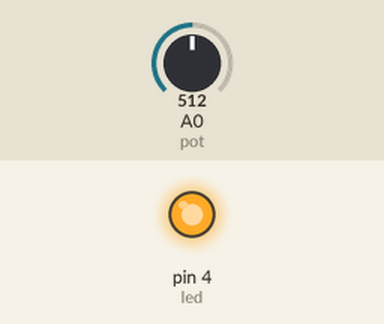
The sketch below on a simulated Arduino Uno, built with avr-gcc and run on an emulated ATmega328P. Shown: output pins drawn as LEDs (lit = HIGH). Inputs (shaded band) come from the test bench; at power-on: A0 (pot) = 512. What the sketch prints to the serial monitor is not drawn.

Above: at 1.2 s.
1.3 s: A0 (pot) set to 991
4.3 s: A0 (pot) set to 1009
Timing chart, 0 to 7.3 s (numbered marks = the images above; inputs shaded):
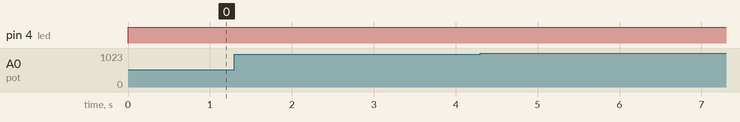

The sketch:

POTENTIOMETER.ino
```cpp
#define pot A0
#define led 4
void setup(){
  Serial.begin(9600);
pinMode(pot, INPUT);
  pinMode(led, OUTPUT);

}
void loop(){
  int x = analogRead(pot);
  Serial.print("POT Value =");
  Serial.println(x);

  digitalWrite(led, HIGH);
}
```

Measured:
- after the input at 1.3 s, every drawn part: stays the same
- after the input at 4.3 s, every drawn part: stays the same
